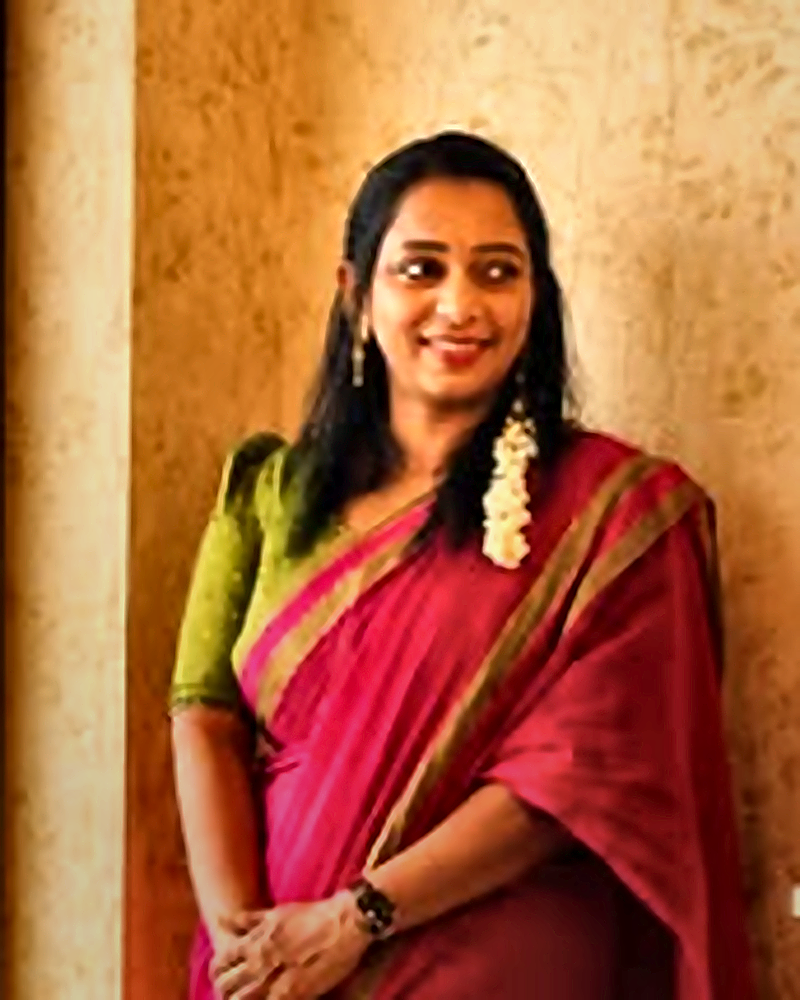

The script that saved this image:
import os
import cv2
import numpy as np
from PIL import Image, ImageFilter, ImageEnhance

raw = Image.open('D:/Mayoohka_demo/assets/images/owner-orig.png').convert('RGB')
w, h = raw.size

# Medium portrait crop:
# Let's crop from y=10 to y=225 (height=215, width=172 -> ratio is 172/215 = 0.8, which is exactly 4:5!)
crop_box = (0, 10, w, 225)
crop_img = raw.crop(crop_box)
print("Crop size:", crop_img.size, "Aspect ratio:", crop_img.size[0] / crop_img.size[1])

# Target size: 800 x 1000 (standard 4:5 for .about-story-media, retina 2x for a 400-500px container)
target_w, target_h = 800, 1000

# Super-resolution pipeline:
# 1. Multi-pass Lanczos upscaling
upscaled = crop_img.resize((target_w, target_h), Image.Resampling.LANCZOS)
bgr = cv2.cvtColor(np.array(upscaled), cv2.COLOR_RGB2BGR)

# 2. Edge-preserving bilateral filter to remove noise & pixel blockiness
denoised = cv2.bilateralFilter(bgr, d=7, sigmaColor=28, sigmaSpace=28)

# 3. LAB space enhancement: CLAHE on luminance
lab = cv2.cvtColor(denoised, cv2.COLOR_BGR2LAB)
l, a, b_ch = cv2.split(lab)
clahe = cv2.createCLAHE(clipLimit=1.6, tileGridSize=(8, 8))
l_c = clahe.apply(l)
l_blend = cv2.addWeighted(l, 0.45, l_c, 0.55, 0)
lab_enh = cv2.merge([l_blend, a, b_ch])
bgr_enh = cv2.cvtColor(lab_enh, cv2.COLOR_LAB2BGR)

# 4. Multi-frequency sharpening
# Fine detail pass (radius 1.0)
blur_fine = cv2.GaussianBlur(bgr_enh, (0, 0), sigmaX=1.1)
sharp_fine = cv2.addWeighted(bgr_enh, 1.35, blur_fine, -0.35, 0)

# Medium contour pass
blur_med = cv2.GaussianBlur(sharp_fine, (0, 0), sigmaX=2.2)
sharp_med = cv2.addWeighted(sharp_fine, 1.25, blur_med, -0.25, 0)

# 5. Color vibrancy and contrast
rgb_enh = cv2.cvtColor(sharp_med, cv2.COLOR_BGR2RGB)
pil_enh = Image.fromarray(rgb_enh)

# Enhance color to make saree pink and blouse green pop luxuriously
pil_enh = ImageEnhance.Color(pil_enh).enhance(1.08)
pil_enh = ImageEnhance.Contrast(pil_enh).enhance(1.04)

# 6. Gentle studio vignette to focus attention on Aiswarya's smile
np_final = np.array(pil_enh).astype(float)
y, x = np.ogrid[:target_h, :target_w]
# center around face (x~0.5, y~0.3)
cx, cy = target_w * 0.54, target_h * 0.28
vig_r = np.sqrt(((x - cx) / (target_w * 0.6)) ** 2 + ((y - cy) / (target_h * 0.6)) ** 2)
vig = np.clip(1.02 - 0.16 * (vig_r ** 1.6), 0.82, 1.02)
np_final = np.clip(np_final * vig[:, :, np.newaxis], 0, 255).astype(np.uint8)

res = Image.fromarray(np_final)
res = res.filter(ImageFilter.UnsharpMask(radius=1.1, percent=100, threshold=2))
res.save('D:/Mayoohka_demo/scratch/test_medium_portrait.png', 'PNG')
print("Saved test_medium_portrait.png")
